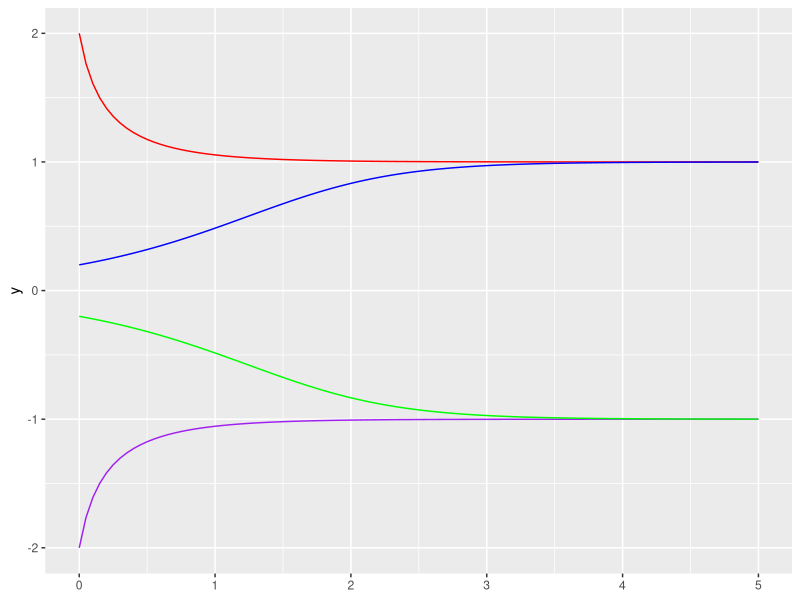
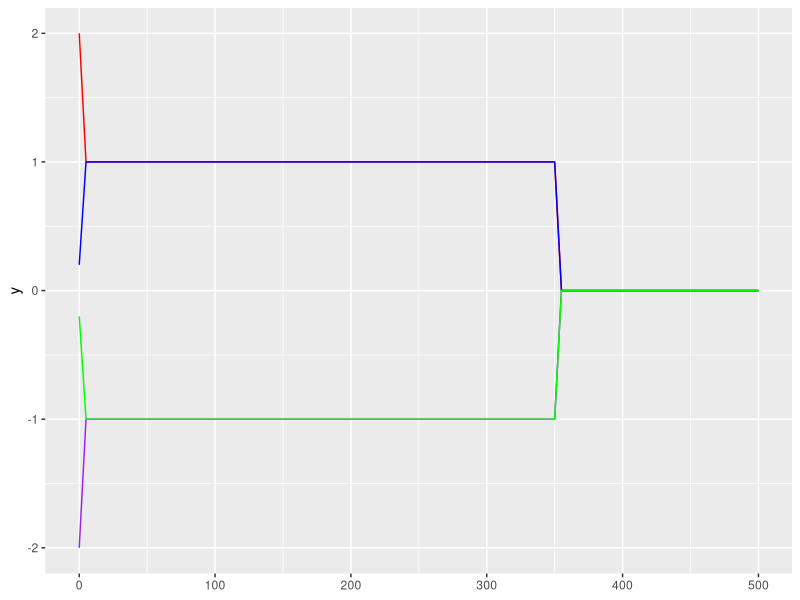
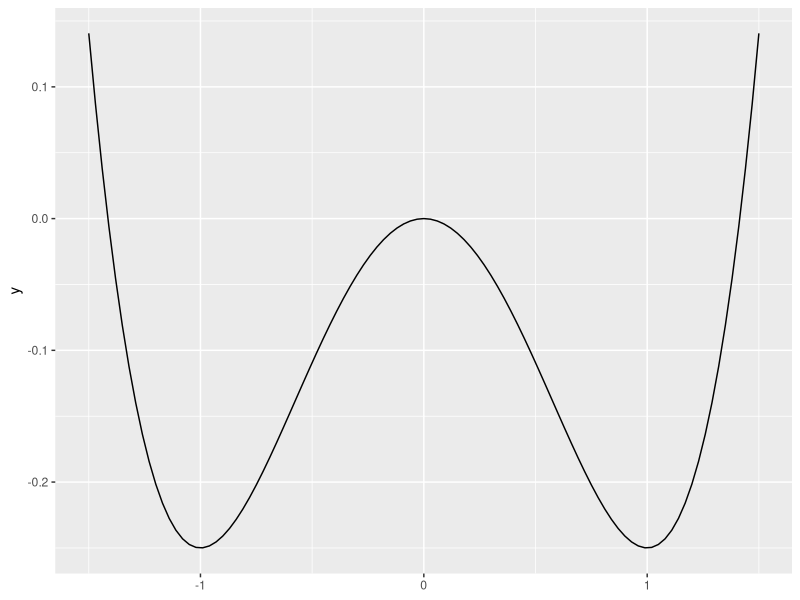
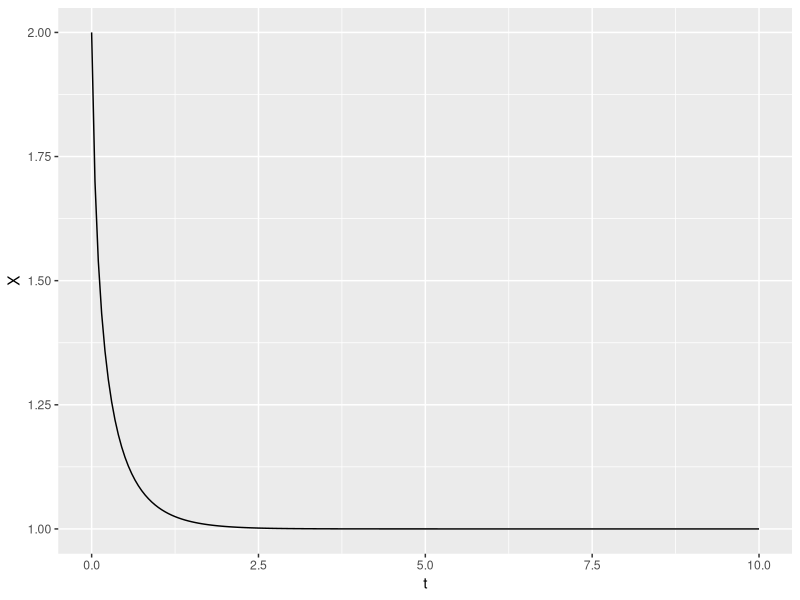
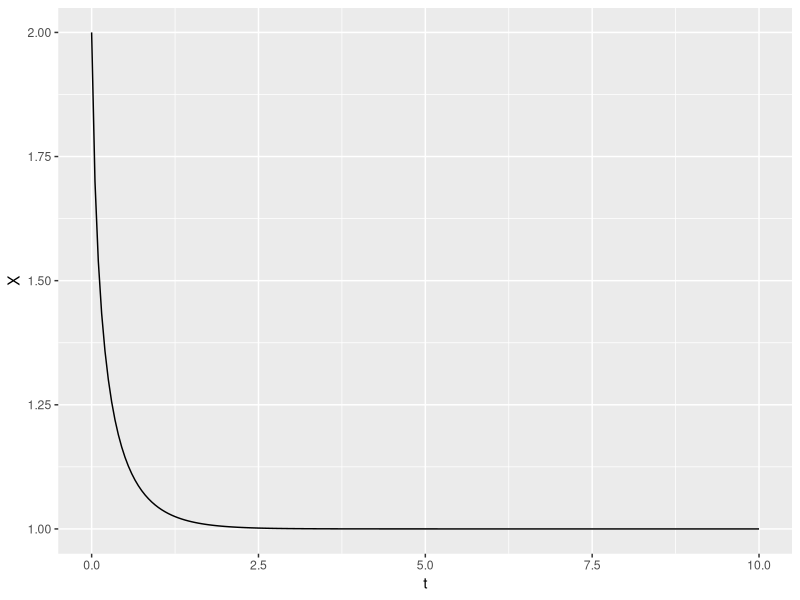
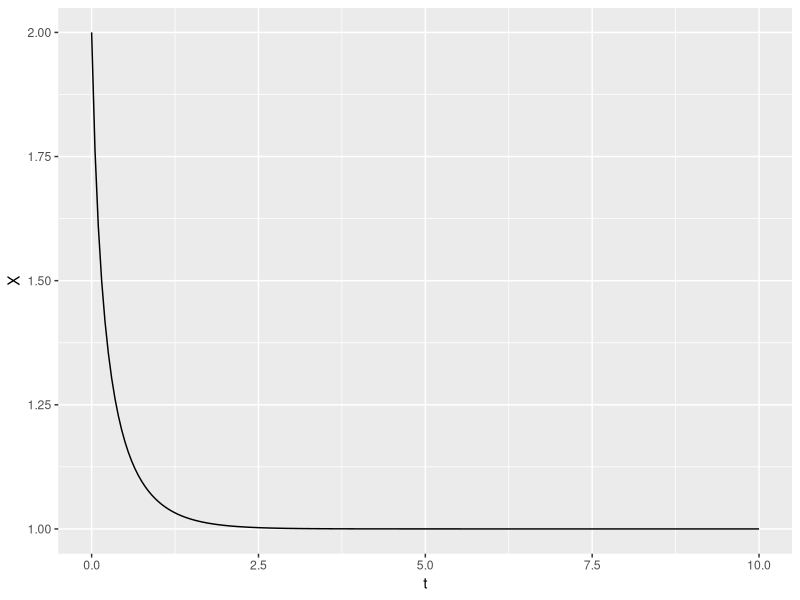
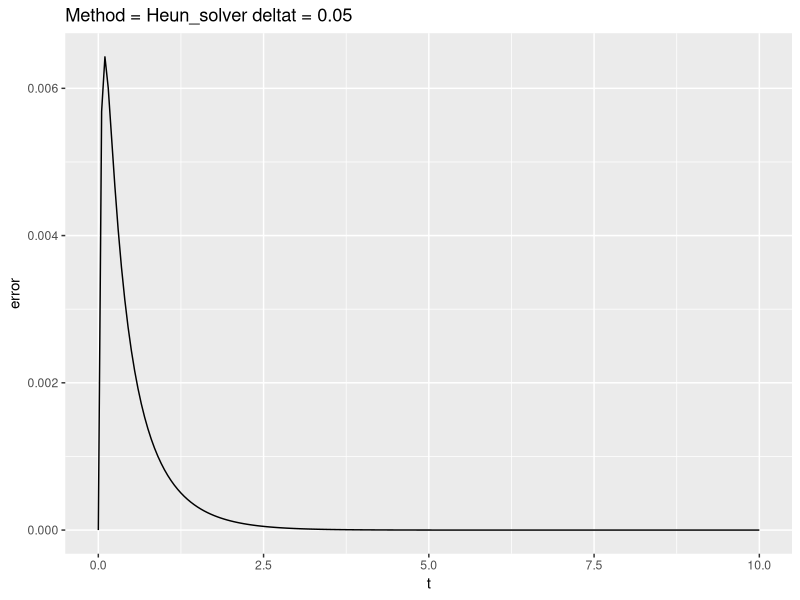
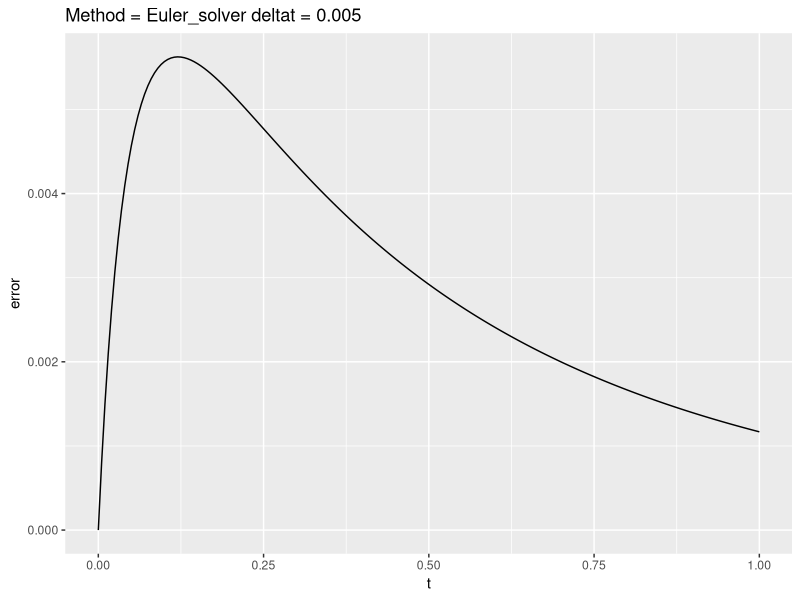

These figures' R source, in order:
#Solutions to week 1 exercise 1
library(ggplot2)

dx <- function(x){
  x*(1-x^2)
}

analytic_solver <- function(x0, t){
  sign(x0)*exp(t)*(x0^(-2) + exp(2*t) -1)^(-1/2)
}

solution_curve <- function(x0){
  force(x0)
  f <- function(t){
    sign(x0)*exp(t)*(x0^(-2) + exp(2*t) -1)^(-1/2)
  }
}

curve_2 <- solution_curve(2)

double_well_plot <- ggplot() +
                    xlim(0,5) +
                    geom_function(fun = solution_curve(2), color = "red") +
                    geom_function(fun = solution_curve(0.2), color = "blue") +
                    geom_function(fun = solution_curve(-2), color = "purple") +
                    geom_function(fun = solution_curve(-0.2), color = "green")
double_well_plot

double_well_plot_500 <- ggplot() +
  xlim(0,500) +
  geom_function(fun = solution_curve(2), color = "red") +
  geom_function(fun = solution_curve(0.2), color = "blue") +
  geom_function(fun = solution_curve(-2), color = "purple") +
  geom_function(fun = solution_curve(-0.2), color = "green")
double_well_plot_500

#It seems that when we reach t=350, the last term becomes so close to zero
#that it numerically kills the process. One solution could be rescaling of t.

double_well_potential <- ggplot() + xlim(-1.5,1.5) + geom_function(fun = function(x) (x^4)/4 - (x^2)/2)
double_well_potential

#The naming makes sense, since there are two fixed points that attract solutions.

#Implementing Euler scheme for variable parameters
Euler_solver <- function(x0, tmax, deltat){
  #browser()
  t <- seq(from = 0, to = tmax, by = deltat)
  length <- length(t)
  x <- numeric(length)
  x[1] <- x0
  for (i in (2:length)){
    x[i] <- x[i-1] + dx(x[i-1])*deltat
  }
  path <- data.frame("t" = t, "X" = x)
  path
}
Euler_path <- Euler_solver(2, 10, 0.05)

Euler_path_plot <- ggplot(data = Euler_path, mapping = aes(x = t, y = X)) + geom_line()
Euler_path_plot

#Implementing Heun scheme for variable parameters
Heun_solver <- function(x0, tmax, deltat){
  #browser()
  t <- seq(from = 0, to = tmax, by = deltat)
  length <- length(t)
  x <- numeric(length)
  x[1] <- x0
  for (i in (2:length)){
    x_tilde <- x[i-1] + dx(x[i-1])*deltat
    x[i] <- x[i-1] + (dx(x[i-1]) + dx(x_tilde))*deltat*0.5
  }
  path <- data.frame("t" = t, "X" = x)
  path
}
Heun_path <- Euler_solver(2, 10, 0.05)
Heun_path_plot <- ggplot(data = Heun_path, mapping = aes(x = t, y = X)) + geom_line()
Heun_path_plot

#Implementing RK4 scheme for variable parameters
RK4_solver <- function(x0, tmax, deltat){
  t <- seq(from = 0, to = tmax, by = deltat)
  length <- length(t)
  x <- numeric(length)
  x[1] <- x0
  for (i in 2:length){
    k1 <- dx(x[i-1])
    k2 <- dx(x[i-1] + deltat*k1*0.5)
    k3 <- dx(x[i-1] + deltat*k2*0.5)
    k4 <- dx(x[i-1] + deltat*k3)
    x[i] <- x[i-1] + deltat*(k1+2*k2+2*k3+k4)/6
  }
  path <- data.frame("t" = t, "X" = x)
  path
}
RK4_path <- RK4_solver(2, 10, 0.05)
RK4_path_plot <- ggplot(data = RK4_path, mapping = aes(x = t, y = X)) + geom_line()
RK4_path_plot

#Now, we have the slave work of doing making plots for different values of dt, for each method.
#If I am clever I might make a function computing the error and making the plot for a given method, and vector of dt values.

abs_error_computer <- function(x0, tmax, deltat, method){
  t <- seq(from = 0, to = tmax, deltat)
  path_sim <- method(x0, tmax, deltat)
  analytic_sol <- function(t){
    analytic_solver(x0 = x0, t = t)
  }
  path_an <- analytic_sol(t)
  abs_error <- abs(path_sim[,2] - path_an)
  plt_data <- data.frame('t' = t, 'error' = abs_error)
  ggplot(data = plt_data, mapping = aes(x = t, y = error)) + geom_line() + labs(title = paste("Method =", deparse(substitute(method)), "deltat =", deltat))
}
abs_error_computer(x0 = 2, tmax = 10, deltat = 0.05, method = Heun_solver)
#As suspected, the absolute error goes to 0 quite quickly, as we would expect since the system has an attracting stationary point.
#We need to shorten the time horizon to get something interesting: We need the error of the numerical method to propagate faster than the system converges.

abs_error_computer(x0 = 2, tmax = 1, deltat = 0.005, method = Euler_solver)

#Now, lets make a function that takes a vector of deltats and makes the plot for each of them.

timestep_comparison <- function(x0, tmax, deltats, method){
  individual_computer <- function(deltat){
    abs_error_computer(x0 = x0, tmax = tmax, deltat = deltat, method = method)
  }
  out <- lapply(X = deltats, FUN = individual_computer)
  out
}

deltats <- c(0.05, 0.005, 0.0005)
timestep_comparison(x0 = 2, tmax = 1, deltats = deltats, method = Euler_solver)
timestep_comparison(x0 = 2, tmax = 1, deltats = deltats, method = Heun_solver)
timestep_comparison(x0 = 2, tmax = 1, deltats = deltats, method = RK4_solver)

#From the plots we conclude that the Euler solver is worse than the Heun solver, which again is worse than the RK4 solver.

#Now, we implement a Strang splitting scheme
Strang_solver <- function(x0, tmax, deltat){
  t <- seq(from = 0, to = tmax, by = deltat)
  length <- length(t)
  x <- numeric(length)
  x[1] <- x0
  for (i in 2:length){
    x[i] <- sign(x[i-1])*((x[i-1]^(-2) + deltat) * exp(-2*deltat) + deltat)^(-(1/2))
  }
  path <- data.frame("t" = t, "X" = x)
  path
}

timestep_comparison(x0 = 2, tmax = 1, deltats = deltats, method = Strang_solver)
#It seems to work, and better than the Heun solver,yet worse than the RK$ solver in this case.
#Predrags solution outlines some of the peculiar properties of this model and how it interacts specifically with the Strang and LT algorithms.